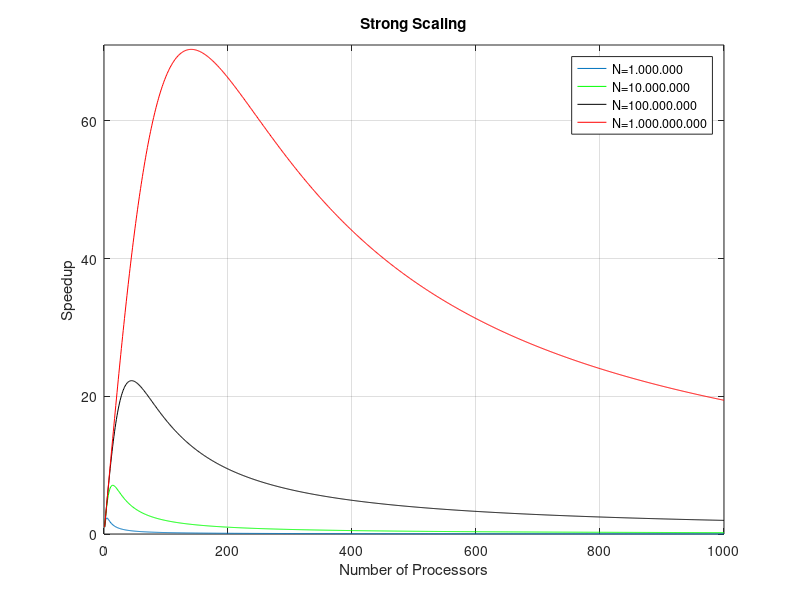

This chart was generated by the following MATLAB code:
T_comp=2*10^-9;
T_read=10^-4;
T_comm=10^-6;
np=1000;
Time_1=zeros(1, np);
Speedup_1=zeros(1, np);
N=1000000;
    for p=1:np
        Time_1(p)=T_comp*(p-1+N/p)+p*T_read+(p-1)*T_comm;
        Speedup_1(p)=Time_1(1)/Time_1(p);
    end
plot(Speedup_1)
hold on


Time_2=zeros(1, np);
Speedup_2=zeros(1, np);
N=10000000;
    for p=1:np
        Time_2(p)=T_comp*(p-1+N/p)+p*T_read+(p-1)*T_comm;
        Speedup_2(p)=Time_2(1)/Time_2(p);
    end
plot(Speedup_2, 'g')
hold on

Time_3=zeros(1, np);
Speedup_3=zeros(1, np);
N=100000000;
    for p=1:np
        Time_3(p)=T_comp*(p-1+N/p)+p*T_read+(p-1)*T_comm;
        Speedup_3(p)=Time_3(1)/Time_3(p);
    end
plot(Speedup_3, 'k')
hold on

Time_4=zeros(1, np);
Speedup_4=zeros(1, np);
N=1000000000;
    for p=1:np
        Time_4(p)=T_comp*(p-1+N/p)+p*T_read+(p-1)*T_comm;
        Speedup_4(p)=Time_4(1)/Time_4(p);
    end
plot(Speedup_4, 'r')
hold on

grid on
ylim([0,71])
title('Strong Scaling')
xlabel('Number of Processors')
ylabel('Speedup')
legend({'N=1.000.000','N=10.000.000', 'N=100.000.000', 'N=1.000.000.000'},'Location','northeast')